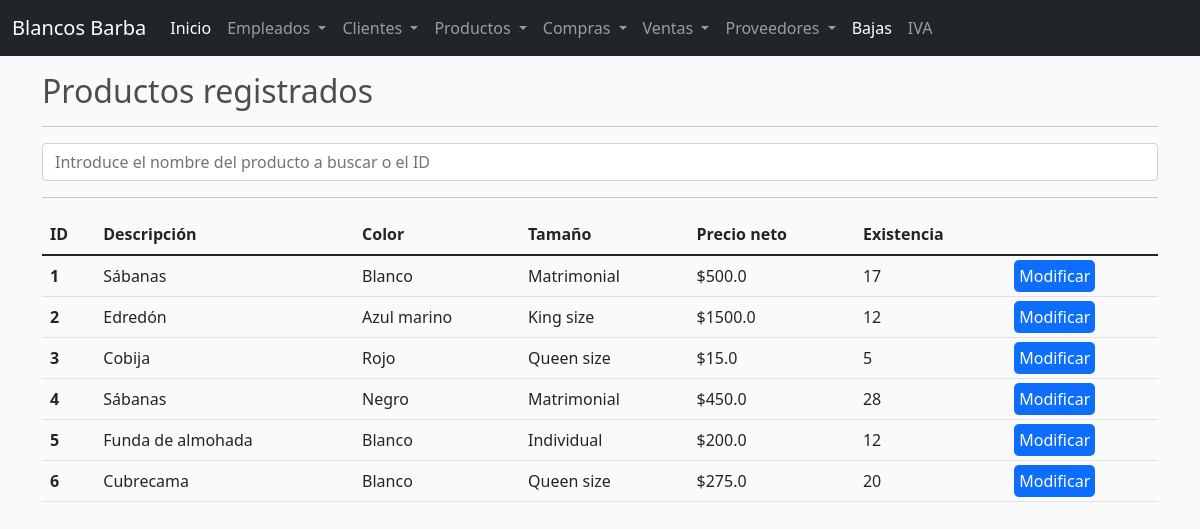
/products/, run on an earlier commit of the app's database.
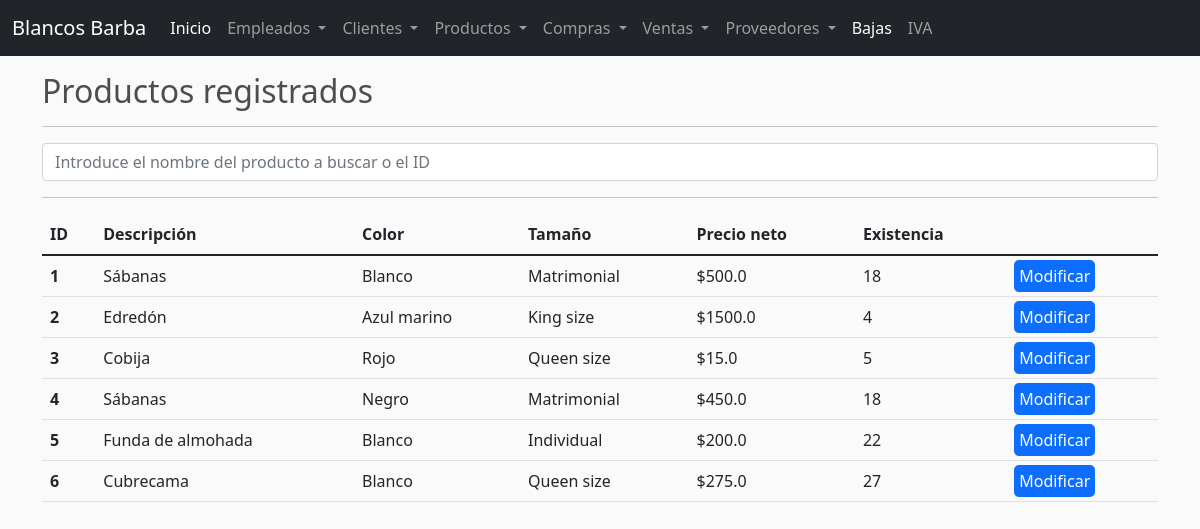
And on a later commit of the database.
### barba/models.py (models this page shows, shortened)
class Producto(models.Model):
    descripcion = models.CharField(max_length=50,null=True)
    precio = models.FloatField(null=True)
    color = models.CharField(max_length=50,null=True)
    talla = models.CharField(max_length=50,null=True)
    existencia = models.IntegerField(null=True)

### barba/views.py (the view)
# urls.py: path('products/',views.products, name='products'),
def products(request):
    if request.method == 'POST':
        productos = Producto.objects.filter(pk=request.POST['searched']) if request.POST['searched'].isnumeric() else Producto.objects.filter(descripcion__contains=request.POST['searched'])
        flag = 1 if len(productos) > 0 else 2
    else:
        productos = Producto.objects.all()
        flag = 0
    context = {
        'productos': productos,
        'flag': flag,
    }
    return render(request, 'products.html', context)

### barba/templates/products.html (shortened to what this page needs)
{% extends 'base.html' %}
{% block content %}
<div class="container">
    <h2>Productos registrados</h2>
    <hr>
    <form class="form-inline" method="POST" action="">
        <input class="form-control mr-sm-2" type="search" placeholder="Introduce el nombre del producto a buscar o el ID" aria-label="Search" name="searched" value="{{ searched }}">
    </form>
    <hr>
    <table class="table">
        <thead>
            <tr>
                <th scope="col">ID</th>
                <th scope="col">Descripción</th>
                <th scope="col">Color</th>
                <th scope="col">Tamaño</th>
                <th scope="col">Precio neto</th>
                <th scope="col">Existencia</th>
            </tr>
        </thead>
        <tbody>
            {% for producto in productos %}
                <tr>
                    <th scope="col">{{producto.id}}</th>
                    <td>{{producto.descripcion}}</td>
                    <td>{{producto.color}}</td>
                    <td>{{producto.talla}}</td>
                    <td>${{producto.precio}}</td>
                    <td>{{producto.existencia}}</td>
                    <td><a style="padding: 5px; background-color: #0d6efd; border-radius: 5px; color: white; text-decoration: none;" href="/mproduct/{{producto.id}}">Modificar</a></td>
                </tr>
            {% endfor %}
        </tbody>
    </table>
</div>
{% endblock %}

What changed in the data, as far as the page shows it:
changed Producto id 1: existencia "17" → "18"
changed Producto "Edredón": existencia "12" → "4"
changed Producto "Negro": existencia "28" → "18"
changed Producto "Funda de almohada": existencia "12" → "22"
changed Producto "Cubrecama": existencia "20" → "27"
